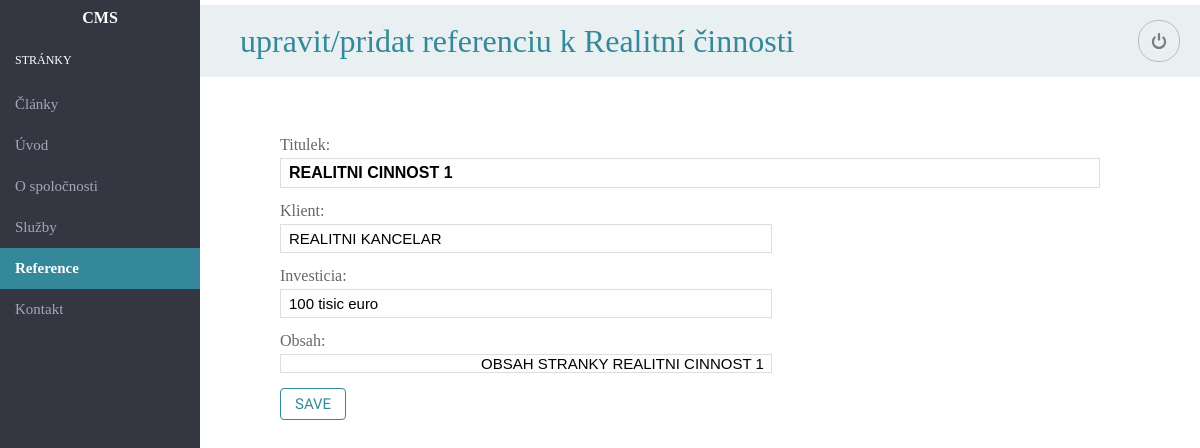
The app's page /pbl/admin/reference-detail-activities.php with its own data.
### tables this page shows
CREATE TABLE IF NOT EXISTS `activities` (
            `ID` mediumint(9) NOT NULL AUTO_INCREMENT,
            `title` varchar(250) NOT NULL,
            `client` varchar(1500) NOT NULL,
            `investition` varchar(150) NOT NULL,
            `content` TEXT,
            `page_id` mediumint(9) NOT NULL,
            PRIMARY KEY (`ID`),
            FOREIGN KEY (`page_id`) REFERENCES pageReferences(`ID`)
          );

### pbl/admin/scripts/datahandler.php (called while the page is built, shortened)
<?php
function data_handler($page,$dbaction,$dataid){
  require_once('config.php');
  $res = connect();
  $action = $dbaction;
  $title_set = isset($_POST['title']) ? $_POST['title'] : '';
  $subtitle_set = isset($_POST['subtitle']) ? $_POST['subtitle'] : '';
  $content_set = isset($_POST['content']) ? $_POST['content'] : '';
  $id_set = isset($_POST['id']) ? $_POST['id'] : '';
  $subject_set = isset($_POST['subject']) ? $_POST['subject'] : '';
  $client_set = isset($_POST['client']) ? $_POST['client'] : '';
  $price_set = isset($_POST['price']) ? $_POST['price'] : '';
  $costs_set= isset($_POST['costs']) ? $_POST['costs'] : '';
  $pd_set = isset($_POST['pd']) ? $_POST['pd'] : '';
  $investition_set = isset($_POST['investition']) ? $_POST['investition'] : '';
  $email_set = isset($_POST['email']) ? $_POST['email'] : '';
  $mobile_set = isset($_POST['mobile']) ? $_POST['mobile'] : '';
  $company_set = isset($_POST['company']) ? $_POST['company'] : '';
  $address_set = isset($_POST['address']) ? $_POST['address'] : '';
  $psc_city_set = isset($_POST['psc_city']) ? $_POST['psc_city'] : '';
  $ic_set = isset($_POST['ic']) ? $_POST['ic'] : '';
  $dic_set = isset($_POST['dic']) ? $_POST['dic'] : '';
  $page_name = $page;
  switch($page_name){
      case "activities":
           if (strcmp($action, "select") == 0){
                if ($dataid != ''){
                                $sql = "SELECT * FROM activities WHERE ID = '$dataid'" or die ("Unable to join tables!");
                      }
                      else {
                                $sql = "SELECT * FROM activities" or die ("Unable to select from activities!");
                      }
              $result = mysqli_query($res,$sql) or die ("Unable to SELECT activities records!");
              return $result;
          }
          break;
  }
}

### pbl/admin/scripts/config.php (called while the page is built, shortened)
<?php
 function test_input($data) {
   $data = trim($data);
   $data = stripslashes($data);
   $data = str_replace(array("\r","\n"),"",$data);
   return $data;
}
?>

### pbl/admin/reference-detail-activities.php (the view, shortened to what this page needs)
<?php
require_once('scripts/datahandler.php');
$add = isset($_GET['add']) ? $_GET['add'] : '';
$id = isset($_GET['edit']) ? $_GET['edit'] : '';
$name="activities";
if (isset($_POST['submit'])){
	if ($add != ''){
	$action="create";
	data_handler($name,$action,'');
	} else {
	$action="update";
	data_handler($name,$action,'');
	}
}
	else {
		if ($add != ''){
			$title='';
			$investition='';
			$client='';
			$content='';
		} else {
			$action="select";
			$result_select = data_handler($name,$action,$id);
			while($row = mysqli_fetch_array($result_select)){
	            $title = $row['title'];
	            $investition = $row['investition'];
	            $client = $row['client'];
				$content = $row['content'];
            }
	}
	}
?>
<!DOCTYPE html>
<html>
<?php include 'meta.php'; ?>
<body>
<?php include 'navigation.php'; ?>
<div id="content">
	<h1>upravit/pridat referenciu k Realitní činnosti</h1>
	<form method="POST" action="">
	   	<div class="form-basic" id="form">
			<div class="form-group">
				<label>Titulek:</label>
				<input type="text" class="form-ctrl title" <?php echo 'value="'.$title.'"'; ?> name="title" id="title">
			</div>
			<div class="form-group">
				<label>Klient:</label>
				<input type="text" class="form-ctrl" name="client" <?php echo 'value="'.$client.'"'; ?> id="client">
			</div>
			<div class="form-group">
				<label>Investicia:</label>
				<input type="text" class="form-ctrl" name="investition" <?php echo 'value="'.$investition.'"'; ?> id="investition">
			</div>
			<div class="form-group">
				<label>Obsah:</label>
				<input type="text" class="form-ctrl" name="content" <?php echo 'value="'.$content.'"'; ?> id="content">
			</div>
			<button class="btn btn-submit" id="btn" name="submit" data-id="about">Save</button>
		  </div>
	</form>
</div>
</body>
</html>

### pbl/admin/css/style.css (style rules this page uses)
#content { padding:20px 20px 20px 220px }
h1 { font-weight:300;color:#3498db;font-size:32px;margin:5px 0 10px }
input { border:1px solid #ddd;background-color:#fefefe;padding:5px 8px;width:50%;font-family:'Open Sans',sans-serif;box-sizing:border-box }
a.button,button { background-color:#3498db;color:#fff;font-weight:700;font-size:12px;text-transform:uppercase;display:block;text-align:center;text-decoration:none;border:1px solid #2980b9;border-radius:4px;max-width:100px;padding:6px;margin:10px 0;cursor:pointer }
div#form,form { margin:30px 0 15px;overflow:hidden }
div#form .form-group,form .form-group { margin:0 0 15px }
div#form .form-group>*,form .form-group>* { box-sizing:border-box;margin:0 0 5px }
div#form .form-group label,form .form-group label { display:block;font-weight:700;color:#333 }
div#form .form-group .form-ctrl,form .form-group .form-ctrl { width:60%;display:block }
div#form .form-group .form-ctrl.title,form .form-group .form-ctrl.title { width:100% }
#content { padding:0 0 0 200px;display:block;overflow:hidden }
h1 { font-weight:300;color:#348899;font-size:32px;background:#e9f0f1;padding:20px 40px }
input { border:1px solid #ddd;background-color:#fefefe;padding:5px 8px;width:50%;font-size:15px;font-family:Arial,Helvetica,sans-serif;box-sizing:border-box }
input.title { font-weight:700;font-size:16px }
:not(li)>a.button,:not(li)>button { background-color:#fff;color:#348899;font-weight:400;font-family:'Roboto Condensed',sans-serif;font-size:15px;display:block;text-align:center;text-decoration:none;border:1px solid #348899;border-radius:4px;max-width:100px;padding:6px 14px;margin:0 5px 0 0;cursor:pointer }
div#form,form,section { max-width:900px;margin:30px 0 10px;padding:0 40px 20px;overflow:hidden }
div#form .form-group,form .form-group,section .form-group { margin:0 0 15px }
div#form .form-group>*,form .form-group>*,section .form-group>* { box-sizing:border-box;margin:0 0 5px }
div#form .form-group label,form .form-group label,section .form-group label { display:block;font-weight:400;color:#666 }
div#form .form-group .form-ctrl,form .form-group .form-ctrl,section .form-group .form-ctrl { width:60%;display:block }
div#form .form-group .form-ctrl.title,form .form-group .form-ctrl.title,section .form-group .form-ctrl.title { width:100% }

### records on screen
activities: title "REALITNI CINNOST 1", client "REALITNI KANCELAR", investition "100 tisic euro", content "OBSAH STRANKY REALITNI CINNOST 1"
